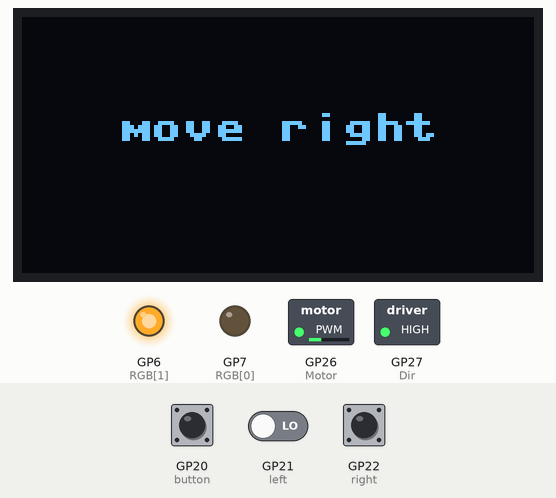
Bench run of a program on a simulated Raspberry Pi Pico running MicroPython. Parts: 128×64 one-colour display, switched loads named in the program (green lamp = pin HIGH), output pins drawn as LEDs (lit = HIGH). The inputs (shaded band) are chosen by the test bench; at power-on: GP22 (right) LOW, GP21 (left) LOW, GP20 (button) LOW. Threads take turns every 2 ms.

Above: at 1.2 s.
1.3 s: GP22 (right) pulled HIGH for 0.15 s
At 1.45 s:
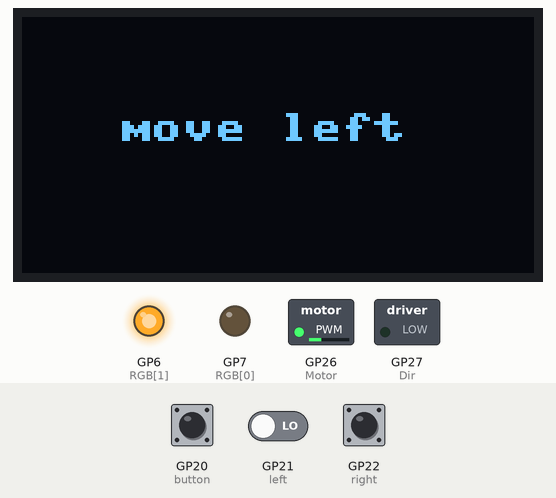
3.0 s: GP22 (right) pulled HIGH for 1 s
At 3.04 s:
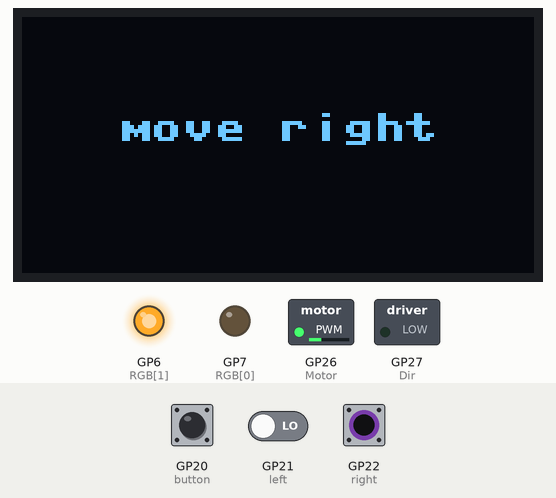
5.5 s: GP22 (right) pulled HIGH for 3.2 s
At 8.76 s:
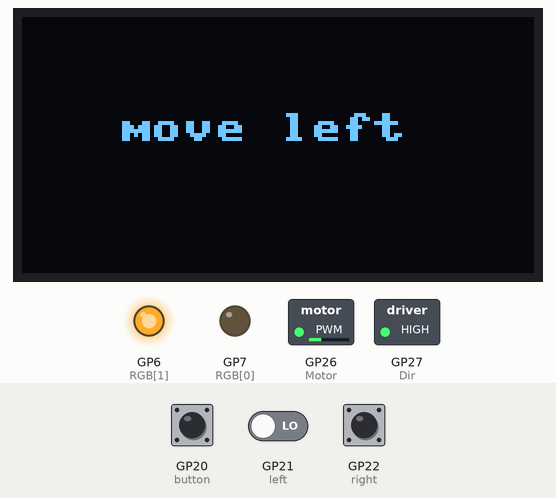
10.2 s: GP21 (left) driven HIGH and GP22 (right) driven HIGH
At 11.4 s:
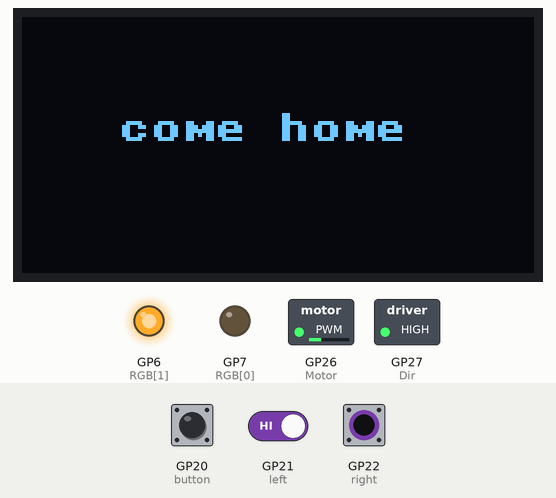
11.7 s: GP21 (left) driven LOW
At 11.77 s:
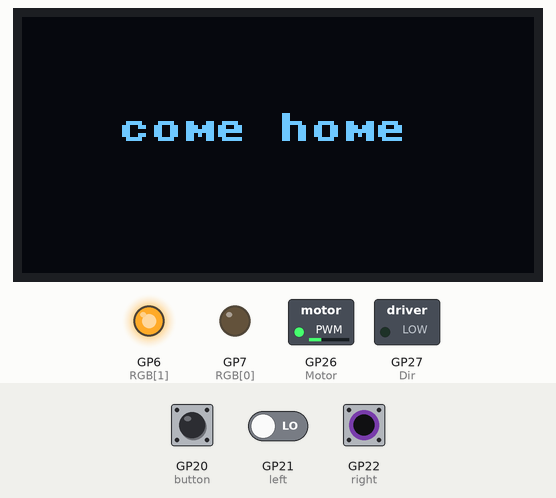
13.2 s: GP21 (left) driven HIGH
Timing chart, 0 to 15.7 s (numbered marks = the images above; inputs shaded):
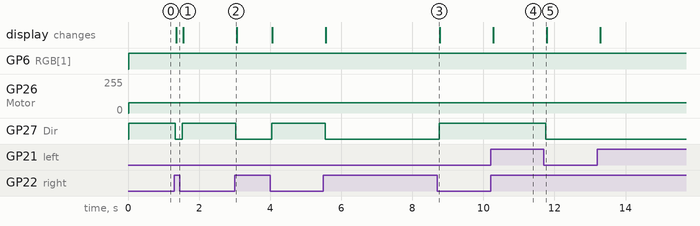

Measured:
- after the input at 1.3 s, GP27 (Dir): HIGH → LOW at once, → HIGH 0.20 s later; the display: changes after 0.06 s (image 1)
- after the input at 3.0 s, GP27 (Dir): HIGH → LOW at once, → HIGH 1.0 s later
- after the input at 5.5 s, GP27 (Dir): HIGH → LOW at once, → HIGH 3.2 s later; the display: changes after 0.07 s (image 3)
- after the input at 10.2 s, the display: changes after 0.08 s (image 4)
- after the input at 11.7 s, GP27 (Dir): HIGH → LOW after 0.06 s

The program:

Linear_axial_interrupted_display.py
```python
from machine import Pin, ADC, PWM, UART, I2C
from ssd1306 import SSD1306_I2C
import utime, _thread

Motor = PWM(Pin(26))
Dir = Pin(27,Pin.OUT, Pin.PULL_DOWN)
button = Pin(20,Pin.IN, Pin.PULL_DOWN)
right = Pin(22,Pin.IN, Pin.PULL_DOWN)
left = Pin(21,Pin.IN, Pin.PULL_DOWN)
RGB = [
    Pin(7,Pin.OUT, Pin.PULL_DOWN),
    Pin(6,Pin.OUT, Pin.PULL_DOWN),
    ] # [Red, Green]

sensor = Pin(9,Pin.IN, Pin.PULL_DOWN)
Motor.freq(1000)

i2c=I2C(0,sda=Pin(0), scl=Pin(1), freq=400000)
oled = SSD1306_I2C(128, 64, i2c)

Color = {"red":[1,0], "blue":[0,1], "pink":[0,0]}

def lid(color):
    word = str(color)
    ledpins = Color[word]
    for k in range(len(RGB)):
        RGB[k].value(ledpins[k])

def blink_RGB(color,delay):
    word = str(color)
    ledpin = Color[word]
    white = [1,1]
    for j in range(len(RGB)):
        RGB[j].value(ledpin[j])
    utime.sleep(delay)
    for j in range(len(RGB)):
        RGB[j].value(white[j])
    utime.sleep(delay)

def trigger():
    status = "come home"
    _thread.start_new_thread(display,(status, 0.1))
    while sensor.value() == 1:
        backward()
        blink_RGB("red", 0.5)
        s = sensor.value()

def stop():
    Motor.duty_u16(0)

def hit(pin):
    s = sensor.value()
    signal(s)
    oled.fill(0)
    status = "At home"
    _thread.start_new_thread(display,(status, 0.1))
    stop()
    utime.sleep(2)

sensor.irq(handler=hit, trigger=Pin.IRQ_FALLING)

def signal(n):
    if n == 0:
        lid("blue")
    elif n == 1:
        lid("pink")

def backward():
    Motor.duty_u16(20000)
    Dir.high()
    s = sensor.value()
    signal(s)

def forward():
    Motor.duty_u16(20000)
    Dir.low()
    s = sensor.value()
    signal(s)
    status = "move left"
    _thread.start_new_thread(display,(status, 0.1))

lid("pink")

def display(word,time):
    oled.text(word, 24, 24)
    oled.show()

uart0 = UART(0, baudrate=115200, tx=Pin(16), rx=Pin(17))
read = ""
status = ""

while True:
    try:
        if right.value() == 0:
            backward()
            status = "move right"
            _thread.start_new_thread(display,(status, 0.1))
        elif left.value() == 0:
            forward()
        elif button.value() == 0:
            trigger()
        else:
            stop()
            status = "stop"
            _thread.start_new_thread(display,(status, 0.1))
    except:
        stop()
        status = "stop"
        _thread.start_new_thread(display,(status, 0.1))
    utime.sleep(0.1)
    oled.fill(0)
```
